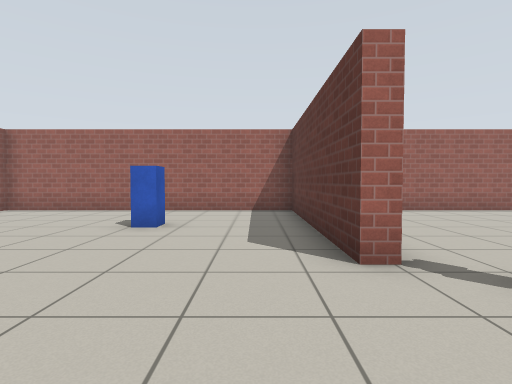
view 1 (above)

16 first-person views from a walk through a robot-simulator world made for Gazebo. The camera is 0.9 m above the floor, tilts 2° down and sees 80° across. Floor lines are 1 m apart. The floor is counted in squares, 1 m on a side. Each view is taken from the middle of a square. On the plan, view 1 faces up. The plan holds only what a view shows up to about 11 squares ahead; the rest is blank. Gazebo's built-in surfaces are drawn with simple patterns. Simple shapes stand in for some stock models.

view 2
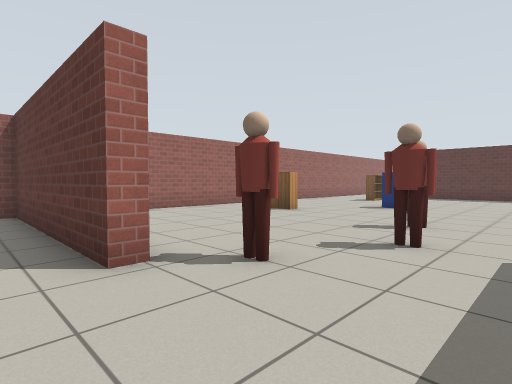

view 3
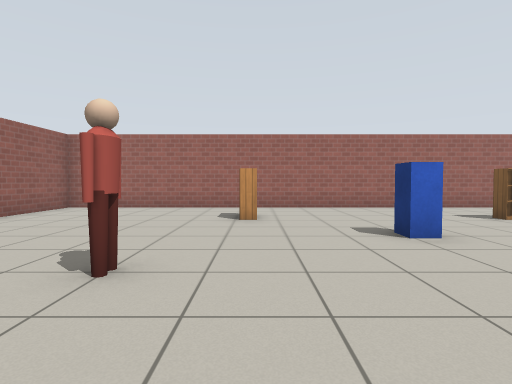

view 4
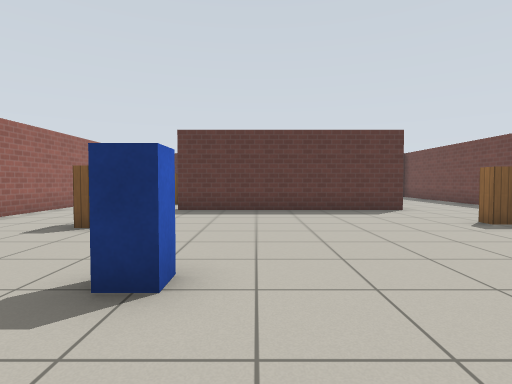

view 5
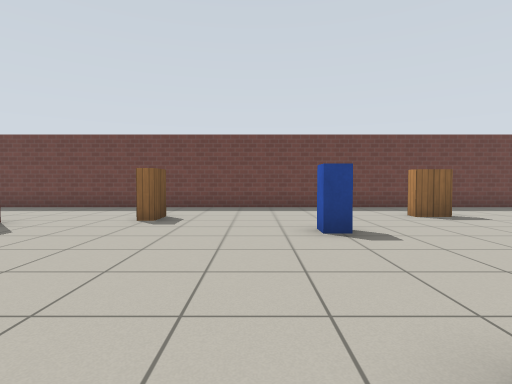

view 6
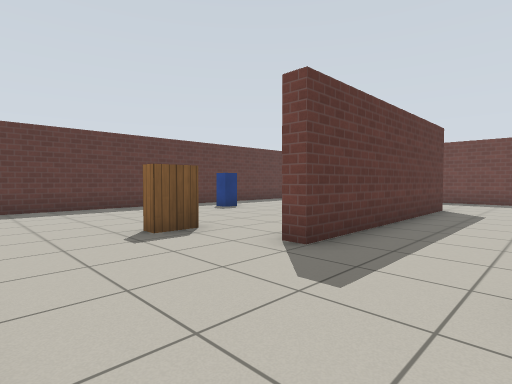

view 7
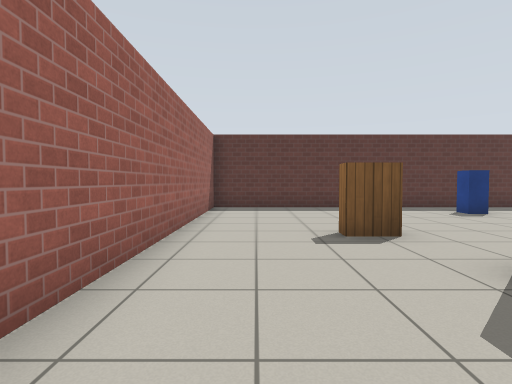

view 8
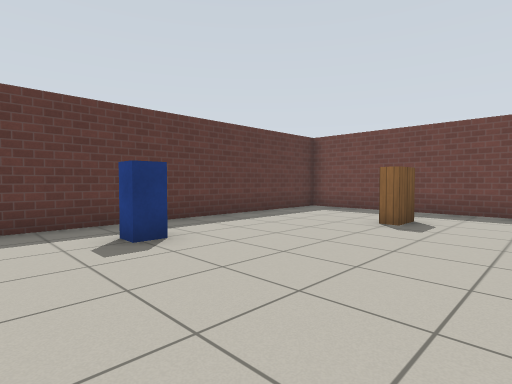

view 9
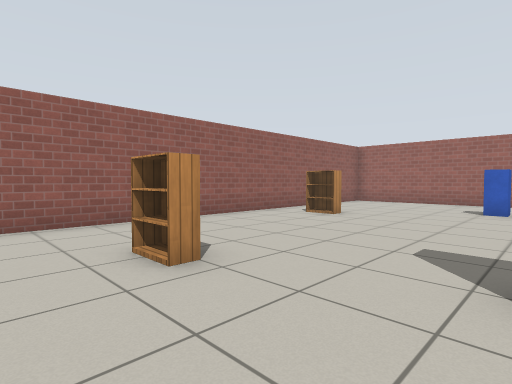

view 10
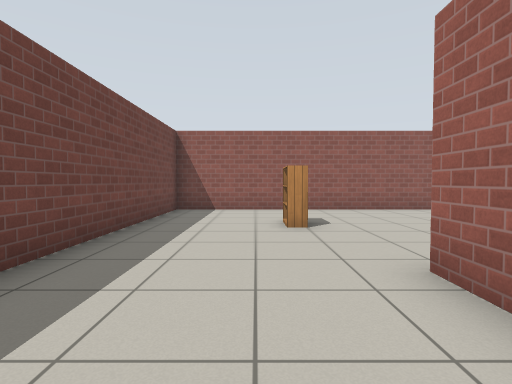

view 11
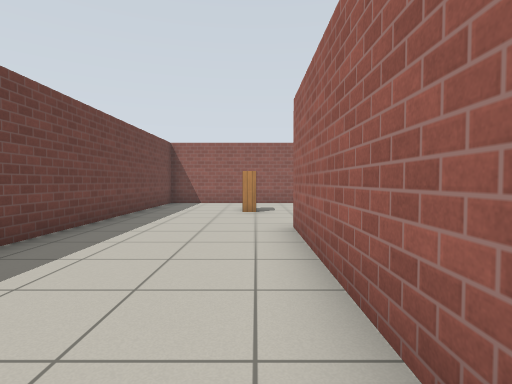

view 12
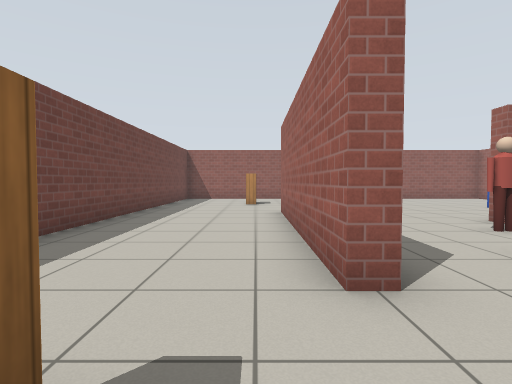

view 13
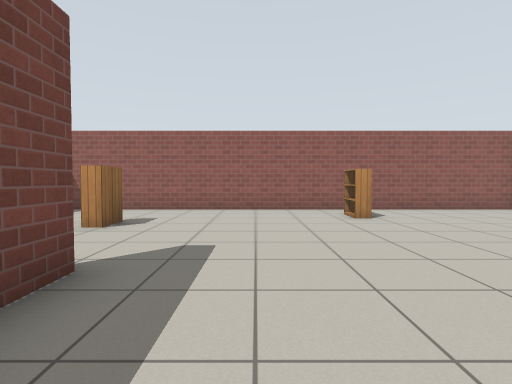

view 14
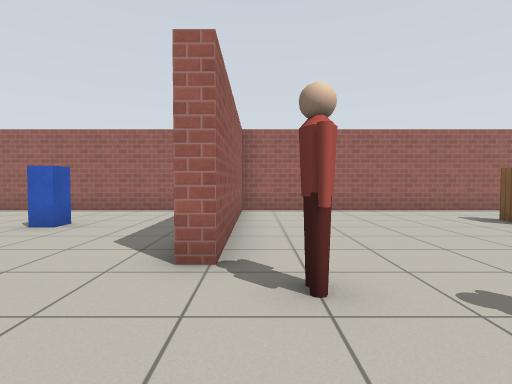

view 15
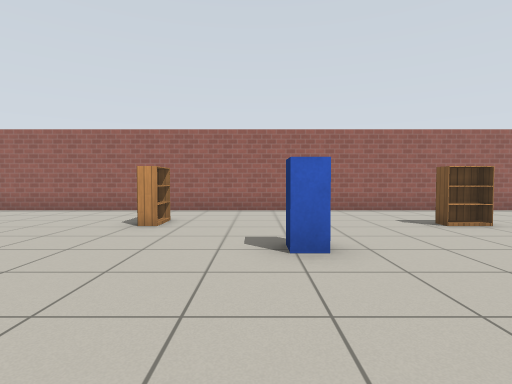

view 16
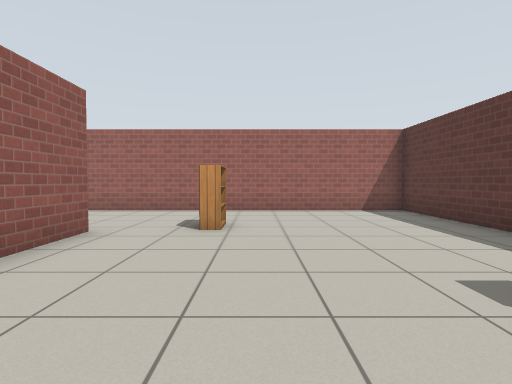

### Floor plan
Points are (right, up) in squares from view 1. A wall is a line through its corners. A room is listed if a view was taken in it or the views show most of it. See-through windows are left out.
Room 1 (views 1, 2, 3, 4, 5, 6, 7, 8, 9, 10, 11, 12, 13, 14, 15, 16)
walls: (5.5, -0.8) (5.5, -1.3) (-1.1, -1.3); (1.1, 3.2) (1.1, 9.5) (-7.7, 9.5) (-7.7, -5.5) (25.1, -5.5); (17.5, -1.6) (17.5, 5.4) (18, 5.4) (18, 3.5); (-1.1, -0.8) (-0.1, -0.8); (25.5, -5.1) (25.5, 9.5) (1.6, 9.5) (1.6, 3.4)
objects: bookshelf (-6, 4); bookshelf (-5, -2) to (-4, -2); postbox (-2, 6); person (2, 2) to (2, 3); person (4, 1) to (4, 2); person (6, 2); bookshelf (7, -3) to (8, -3); bookshelf (8, 6) to (8, 7); postbox (11, -1) to (11, 0); postbox (11, 4); bookshelf (14, -3) to (14, -2); bookshelf (14, 6) to (15, 6); bookshelf (20, 6); bookshelf (21, -3); postbox (24, 2)

Positions as (right, up) in squares from view 1, and headings:
1: (0, 0), facing up
2: (0, 0), facing up-right
3: (8, -1), facing up
4: (8, 3), facing right
5: (12, 5), facing down
6: (15, 9), facing down-right
7: (15, 8), facing right
8: (19, 4), facing down-right
9: (-1, -4), facing up-left
10: (2, -3), facing left
11: (5, -2), facing left
12: (8, -2), facing left
13: (2, 1), facing left
14: (2, 0), facing up
15: (10, 0), facing up
16: (21, 0), facing up
